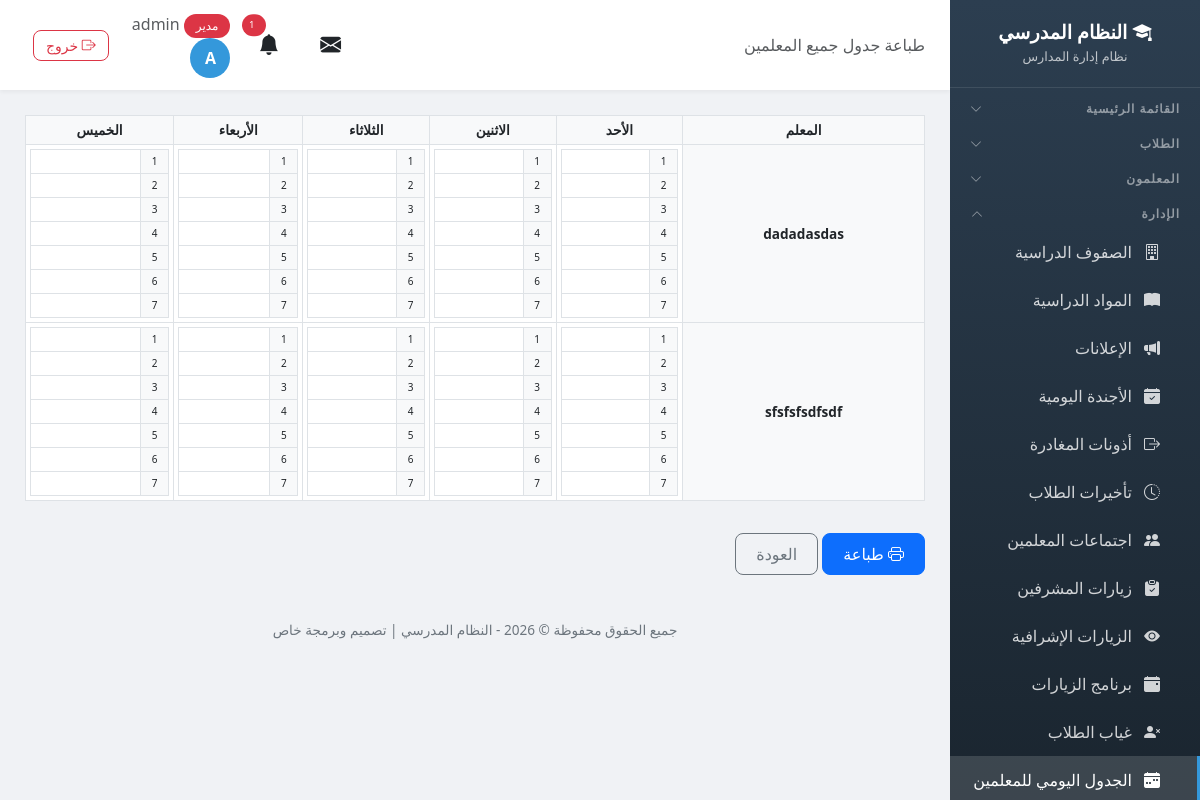
The page /schedule/print/all/ (signed in) on the database its author committed.
### school/models.py (models this page shows, shortened)
class Profile(models.Model):
    ROLE_CHOICES = [
        ('admin', 'مدير'),
        ('vice_principal', 'نائب مدير'),
        ('secretary', 'سكرتير'),
        ('teacher', 'معلم'),
        ('student', 'طالب'),
    ]
    user = models.OneToOneField(User, on_delete=models.CASCADE, related_name='profile')
    role = models.CharField('الدور', max_length=20, choices=ROLE_CHOICES, default='student')
    phone = models.CharField('رقم الهاتف', max_length=20, blank=True)

class Teacher(models.Model):
    user = models.OneToOneField(User, on_delete=models.CASCADE, related_name='teacher_profile')
    full_name = models.CharField('الاسم الكامل', max_length=200)
    email = models.EmailField('البريد الإلكتروني', blank=True)
    phone = models.CharField('رقم الهاتف', max_length=20, blank=True)
    id_number = models.CharField('رقم الهوية', max_length=50, blank=True, help_text='رقم هوية المعلم الوطني')
    hire_date = models.DateField('تاريخ التعيين', null=True, blank=True)
    birth_date = models.DateField('تاريخ الميلاد', null=True, blank=True)
    qualification = models.CharField('المؤهل العلمي', max_length=200, blank=True, help_text='مثال: بكالوريوس، ماجستير، دكتوراه')
    specialization = models.CharField('التخصص', max_length=200, blank=True, help_text='مثال: رياضيات، فيزياء، لغة عربية')
    classes = models.ManyToManyField(Class, verbose_name='الصفوف', blank=True, related_name='teachers')
    subjects = models.ManyToManyField(Subject, verbose_name='المواد', blank=True, related_name='teachers')
    created_at = models.DateTimeField('تاريخ الإضافة', auto_now_add=True)
    class Meta:
        verbose_name = 'معلم'
        verbose_name_plural = 'المعلمون'

### school/views.py (the view)
# urls.py: path('schedule/print/all/', views.schedule_print_all, name='schedule_print_all'),
@login_required
def schedule_print_all(request):
    if not has_perm(request.user, 'schedule', 'view'):
        messages.error(request, 'ليس لديك صلاحية')
        return redirect('dashboard')
    teachers = Teacher.objects.all().order_by('full_name')
    entries = list(TeacherScheduleEntry.objects.all().select_related('teacher', 'subject', 'student_class'))
    return render(request, 'school/schedule_print_all.html', {
        'teachers': teachers,
        'entries': entries,
        'days': SCHEDULE_DAYS,
        'period_range': range(1, SCHEDULE_PERIODS + 1),
        'info': _schedule_info(),
        'today': date.today(),
    })

### templates/school/schedule_print_all.html (shortened to what this page needs)
{% extends 'school/base.html' %}
{% load static %}
{% block page_heading %}طباعة جدول جميع المعلمين{% endblock %}
{% block content %}
<div id="printArea">
    <div class="table-responsive">
        <table class="table table-bordered text-center align-middle table-sm">
            <thead>
                <tr>
                    <th class="bg-light">المعلم</th>
                    {% for day in days %}
                    <th class="bg-light">{{ day }}</th>
                    {% endfor %}
                </tr>
            </thead>
            <tbody>
                {% for t in teachers %}
                <tr>
                    <th class="bg-light">{{ t.full_name }}</th>
                    {% for day in days %}
                    <td class="p-1">
                        <table class="table table-bordered table-sm mb-0">
                            {% for p in period_range %}
                            <tr>
                                <td style="width: 28px; font-size: 10px; background: #f8f9fa;">{{ p }}</td>
                                <td style="font-size: 11px;">
                                </td>
                            </tr>
                            {% endfor %}
                        </table>
                    </td>
                    {% endfor %}
                </tr>
                {% empty %}
                <tr><td colspan="6" class="text-center text-muted">لا يوجد معلمون مسجلون.</td></tr>
                {% endfor %}
            </tbody>
        </table>
    </div>
</div>
<div class="mt-3 no-print">
    <button class="btn btn-primary" onclick="window.print()"><i class="bi bi-printer"></i> طباعة</button>
    <a href="{% url 'schedule_edit' %}" class="btn btn-outline-secondary">العودة</a>
</div>
{% endblock %}

### templates/school/base.html (shortened to what this page needs)
<!DOCTYPE html>
<html lang="ar" dir="rtl">
<head>
    <link href="https://cdn.jsdelivr.net/npm/bootstrap@5.3.0/dist/css/bootstrap.min.css" rel="stylesheet">
    <link href="https://cdn.jsdelivr.net/npm/bootstrap@5.3.0/dist/css/bootstrap.rtl.min.css" rel="stylesheet">
    <link rel="stylesheet" href="https://cdn.jsdelivr.net/npm/bootstrap-icons@1.11.0/font/bootstrap-icons.css">
    <link href="https://cdn.jsdelivr.net/npm/select2@4.1.0-rc.0/dist/css/select2.min.css" rel="stylesheet" />
    <link href="https://cdn.jsdelivr.net/npm/select2-bootstrap-5-theme@1.3.0/dist/select2-bootstrap-5-theme.rtl.min.css" rel="stylesheet" />
    <link rel="stylesheet" href="https://unpkg.com/leaflet@1.9.4/dist/leaflet.css" />
</head>
<body>
    {% if user.is_authenticated %}
    <div class="sidebar" id="sidebar">
        <div class="brand">
            <h4><i class="bi bi-mortarboard-fill"></i> النظام المدرسي</h4>
            <small>نظام إدارة المدارس</small>
        </div>
        {% if user.is_authenticated %}
        <button class="nav-section nav-toggle" type="button" data-target="collapse-main" aria-expanded="false">
            <span>القائمة الرئيسية</span><i class="bi bi-chevron-down"></i>
        </button>
        {% if 'students_view' in user_perms or 'students_add' in user_perms or 'notes_view' in user_perms or 'levels_view' in user_perms %}
        <button class="nav-section nav-toggle" type="button" data-target="collapse-students" aria-expanded="false">
            <span>الطلاب</span><i class="bi bi-chevron-down"></i>
        </button>
        {% endif %}
        {% if 'teachers_view' in user_perms or 'teachers_add' in user_perms or 'nominations_view' in user_perms or 'guardians_view' in user_perms %}
        <button class="nav-section nav-toggle" type="button" data-target="collapse-teachers" aria-expanded="false">
            <span>المعلمون</span><i class="bi bi-chevron-down"></i>
        </button>
        {% endif %}
        {% if 'classes_view' in user_perms or 'subjects_view' in user_perms or 'announcements_view' in user_perms or 'agenda_view' in user_perms or 'leaves_view' in user_perms or 'lateness_view' in user_perms or 'meetings_view' in user_perms or 'supervisor_visits_view' in user_perms or 'inspection_visits_view' in user_perms or 'visit_program_view' in user_perms or 'absence_view' in user_perms or 'schedule_view' in user_perms or 'certificates_view' in user_perms or 'exams_view' in user_perms or 'survey_view' in user_perms %}
        <button class="nav-section nav-toggle" type="button" data-target="collapse-admin" aria-expanded="false">
            <span>الإدارة</span><i class="bi bi-chevron-down"></i>
        </button>
        <div class="nav-collapse" id="collapse-admin">
        {% endif %}
        {% if 'classes_view' in user_perms %}
        <a href="{% url 'class_list' %}" class="nav-link {% if 'class' in request.resolver_match.url_name %}active{% endif %}">
            <i class="bi bi-building"></i> الصفوف الدراسية
        </a>
        {% endif %}
        {% if 'subjects_view' in user_perms %}
        <a href="{% url 'subject_list' %}" class="nav-link {% if 'subject' in request.resolver_match.url_name %}active{% endif %}">
            <i class="bi bi-book-fill"></i> المواد الدراسية
        </a>
        {% endif %}
        {% if 'announcements_view' in user_perms %}
        <a href="{% url 'announcement_list' %}" class="nav-link {% if 'announcement' in request.resolver_match.url_name %}active{% endif %}">
            <i class="bi bi-megaphone-fill"></i> الإعلانات
        </a>
        {% endif %}
        {% if 'agenda_view' in user_perms %}
        <a href="{% url 'agenda_list' %}" class="nav-link {% if 'agenda' in request.resolver_match.url_name %}active{% endif %}">
            <i class="bi bi-calendar-check-fill"></i> الأجندة اليومية
        </a>
        {% endif %}
        {% if 'leaves_view' in user_perms %}
        <a href="{% url 'leave_list' %}" class="nav-link {% if 'leave' in request.resolver_match.url_name %}active{% endif %}">
            <i class="bi bi-box-arrow-right"></i> أذونات المغادرة
        </a>
        {% endif %}
        {% if 'lateness_view' in user_perms %}
        <a href="{% url 'lateness_list' %}" class="nav-link {% if 'lateness' in request.resolver_match.url_name %}active{% endif %}">
            <i class="bi bi-clock-history"></i> تأخيرات الطلاب
        </a>
        {% endif %}
        {% if 'meetings_view' in user_perms %}
        <a href="{% url 'meeting_list' %}" class="nav-link {% if 'meeting' in request.resolver_match.url_name %}active{% endif %}">
            <i class="bi bi-people-fill"></i> اجتماعات المعلمين
        </a>
        {% endif %}
        {% if 'supervisor_visits_view' in user_perms %}
        <a href="{% url 'supervisor_visit_list' %}" class="nav-link {% if 'supervisor_visit' in request.resolver_match.url_name %}active{% endif %}">
            <i class="bi bi-clipboard-check-fill"></i> زيارات المشرفين
        </a>
        {% endif %}
        {% if 'inspection_visits_view' in user_perms %}
        <a href="{% url 'inspection_visit_list' %}" class="nav-link {% if 'inspection_visit' in request.resolver_match.url_name %}active{% endif %}">
            <i class="bi bi-eye-fill"></i> الزيارات الإشرافية
        </a>
        {% endif %}
        {% if 'visit_program_view' in user_perms %}
        <a href="{% url 'visit_program_list' %}" class="nav-link {% if 'visit_program' in request.resolver_match.url_name %}active{% endif %}">
            <i class="bi bi-calendar-event-fill"></i> برنامج الزيارات
        </a>
        {% endif %}
        {% if 'absence_view' in user_perms %}
        <a href="{% url 'absence_list' %}" class="nav-link {% if 'absence' in request.resolver_match.url_name %}active{% endif %}">
            <i class="bi bi-person-x-fill"></i> غياب الطلاب
        </a>
        {% endif %}
        {% if 'schedule_view' in user_perms %}
        <a href="{% url 'schedule_edit' %}" class="nav-link {% if 'schedule' in request.resolver_match.url_name %}active{% endif %}">
            <i class="bi bi-calendar-week-fill"></i> الجدول اليومي للمعلمين
        </a>
        {% endif %}
        {% if 'classes_view' in user_perms or 'subjects_view' in user_perms or 'announcements_view' in user_perms or 'agenda_view' in user_perms or 'leaves_view' in user_perms or 'lateness_view' in user_perms or 'meetings_view' in user_perms or 'supervisor_visits_view' in user_perms or 'inspection_visits_view' in user_perms or 'visit_program_view' in user_perms or 'absence_view' in user_perms or 'schedule_view' in user_perms or 'certificates_view' in user_perms or 'exams_view' in user_perms or 'survey_view' in user_perms %}
        </div>
        {% endif %}
        {% endif %}
    </div>
    <div class="main-content">
        <div class="top-bar">
            <div>
                <span class="d-none d-md-inline text-muted">{% block page_heading %}{% endblock %}</span>
            </div>
            <div class="user-info">
                <div class="dropdown d-inline-block mx-2" id="messageBell">
                    <button class="btn btn-link text-reset position-relative p-1" type="button" data-bs-toggle="dropdown" aria-expanded="false" style="font-size: 1.3rem;">
                        <i class="bi bi-envelope-fill"></i>
                    </button>
                </div>
                <div class="dropdown d-inline-block mx-2" id="notificationBell">
                    <button class="btn btn-link text-reset position-relative p-1" type="button" data-bs-toggle="dropdown" aria-expanded="false" style="font-size: 1.3rem;">
                        <i class="bi bi-bell-fill"></i>
                        {% if unread_notifications_count > 0 %}
                        <span class="position-absolute top-0 start-100 translate-middle badge rounded-pill bg-danger" style="font-size: 0.6rem;">
                            {{ unread_notifications_count }}
                        </span>
                        {% endif %}
                    </button>
                </div>
                <a href="{% url 'my_account' %}" class="text-decoration-none text-reset">
                    <span class="text-muted d-none d-sm-inline">
                        <span class="badge bg-{% if user.profile.role == 'admin' %}danger{% elif user.profile.role == 'teacher' %}success{% else %}info{% endif %}">
                            {{ user.profile.get_role_display }}
                        </span>
                        {{ user.first_name|default:user.username }}
                    </span>
                    <div class="avatar">{{ user.first_name|first|default:user.username|first|upper }}</div>
                </a>
                <a href="{% url 'logout' %}" class="btn btn-sm btn-outline-danger ms-2" title="تسجيل الخروج">
                    <i class="bi bi-box-arrow-right"></i> <span class="d-none d-sm-inline">خروج</span>
                </a>
            </div>
        </div>
        <div class="page-content">
            {% block content %}{% endblock %}
        </div>
        <div class="footer no-print">
            <p>جميع الحقوق محفوظة &copy; {% now "Y" %} - النظام المدرسي | تصميم وبرمجة خاص</p>
        </div>
    </div>
    {% endif %}
</body>
</html>

### rows shown on the page
Teacher: full_name "dadadasdas", period_range "1" "2" "3" "4" "5" "6" "7" "1" "2" "3" "4" "5" "6" "7" "1" "2" "3" "4" "5" "6" "7" "1" "2" "3" "4" "5" "6" "7" "1" "2" "3" "4" "5" "6" "7"
Teacher: full_name "sfsfsfsdfsdf", period_range "1" "2" "3" "4" "5" "6" "7" "1" "2" "3" "4" "5" "6" "7" "1" "2" "3" "4" "5" "6" "7" "1" "2" "3" "4" "5" "6" "7" "1" "2" "3" "4" "5" "6" "7"

### other values the page prints
{{ unread_notifications_count }} "1"
{{ user.profile.get_role_display }} "مدير"
{{ user.first_name|default:user.username }} "admin"
{{ user.first_name|first|default:user.username|first|upper }} "A"
{{ day }} "الأحد" "الاثنين" "الثلاثاء" "الأربعاء" "الخميس"
